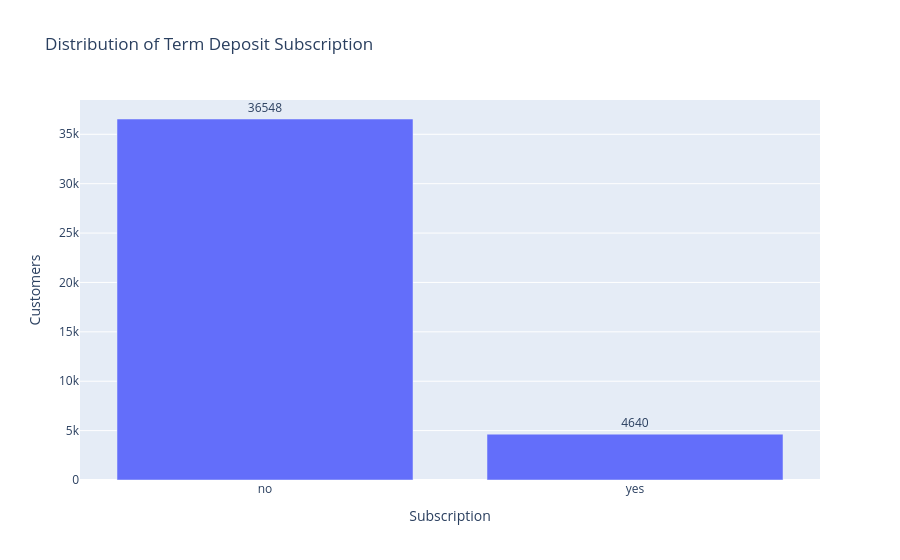

Source (notebook cell):
### Markdown cell above
### 5.1 Target Distribution

### Code cell
target_summary = (
    df_clean["y"]
    .value_counts()
    .reset_index()
)

target_summary.columns = ["Subscription", "Customers"]

fig = px.bar(
    target_summary,
    x="Subscription",
    y="Customers",
    text="Customers",
    title="Distribution of Term Deposit Subscription"
)

fig.update_traces(textposition="outside")
fig.show()

### Figure 1 — Plotly figure (JSON) as saved in the notebook; plotly's stock layout.template omitted (floating-point values rounded to 4 significant figures)
{"data": [{"hovertemplate": "Subscription=%{x}<br>Customers=%{text}<extra></extra>", "legendgroup": "", "marker": {"color": "#636efa", "pattern": {"shape": ""}}, "name": "", "orientation": "v", "showlegend": false, "text": [36550.0, 4640.0], "textposition": "outside", "type": "bar", "x": ["no", "yes"], "xaxis": "x", "y": [36548, 4640], "yaxis": "y"}], "layout": {"barmode": "relative", "legend": {"tracegroupgap": 0}, "title": {"text": "Distribution of Term Deposit Subscription"}, "xaxis": {"anchor": "y", "domain": [0, 1], "title": {"text": "Subscription"}}, "yaxis": {"anchor": "x", "domain": [0, 1], "title": {"text": "Customers"}}}}
